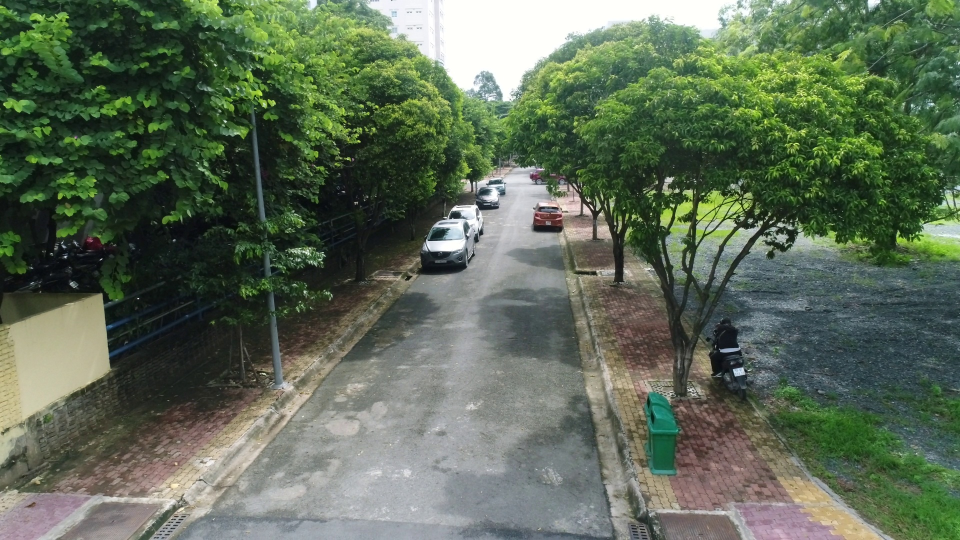
#> input picture augmentation/frame560.jpg, 1920 x 1080 px (shown at 1/2 size)
$ python test_transform.py   (older library calls are emulated)
#> lines starting #> are read from the running program, lines starting #| are printed output that depends on the picture
### augmentation/geometric_distortion.py
import random
import numpy as np
import cv2


class GeometricDistortion:
    """
    Base class for all geometric distortion method
    """
    def _validate_input(self, *args):
        raise NotImplemented

    def get_transformation_matrix(self, img_size):
        raise NotImplemented


class RandomTranslation(GeometricDistortion):
    def __init__(self, tx_range, ty_range):
        self._validate_input(tx_range, ty_range)
        self.tx_range = tx_range
        self.ty_range = ty_range

    def _validate_input(self, *args):
        for arg in args:
            if len(arg) != 2:
                raise ValueError("Both tx_range and ty_range must have length of 2")
            min_value = min(arg)
            max_value = max(arg)
            if min_value < -1.:
                raise ValueError("translation range must not < -1")

            if max_value > 1.:
                raise ValueError("translation range must not > 1")

    def get_transformation_matrix(self, img_size):
        iw, ih = img_size
        tx = random.uniform(*self.tx_range) * iw
        ty = random.uniform(*self.tx_range) * ih

        T = np.array([[1, 0, tx],
                      [0, 1, ty],
                      [0, 0, 1]])
        return T


class RandomScalingAndRotation(GeometricDistortion):
    def __init__(self, angle_range, scale_range, center=(0, 0)):
        """
        :param angle_range: angle range in degree
        :param scale_range: scale range
        :param center: center point. Default: (0, 0)
        """
        self._validate_input(angle_range, scale_range)
        self.angle_range = angle_range
        self.scale_range = scale_range
        self.center = center

    def _validate_input(self, *args):
        angle_range, scale_range = args
        if len(angle_range) != 2:
            raise ValueError("angle_range must have length of 2")

        if len(scale_range) != 2:
            raise ValueError("scale_range must have length of 2")

        for value in scale_range:
            if value < 0:
                raise ValueError("scale_range must not < 0")

    def get_transformation_matrix(self, img_size):
        iw, ih = img_size
        angle = random.uniform(*self.angle_range)
        scale = random.uniform(*self.scale_range)

        T = cv2.getRotationMatrix2D(self.center, angle, scale)
        T = np.vstack((T, np.array([[0, 0, 1]])))
        return T


class RandomShearing(GeometricDistortion):
    def __init__(self, vertical_shearing_range, horizontal_shearing_range):
        self._validate_input(vertical_shearing_range, horizontal_shearing_range)
        self.vertical_shearing_range = vertical_shearing_range
        self.horizontal_shearing_range = horizontal_shearing_range

    def _validate_input(self, *args):
        v_range, h_range = args
        if len(v_range) != 2:
            raise ValueError("angle_range must have length of 2")

        if len(h_range) != 2:
            raise ValueError("scale_range must have length of 2")

    def get_transformation_matrix(self, img_size):
        iw, ih = img_size
        v_shearing = random.uniform(*self.vertical_shearing_range)
        h_shearing = random.uniform(*self.horizontal_shearing_range)

        # using this T matrix instead of vanilla one the ensure the mean of transformation is at image's center
        T = np.array([[1, h_shearing / 2, h_shearing * ih / 2],
                      [v_shearing / 2, 1, v_shearing * iw / 2],
                      [0, 0, 1]])
        return T

### augmentation/augmentation.py
import cv2
import numpy as np


class SequentialTransform:
    def __init__(self, geometric_transforms, color_distortions, out_size):
        self.geometric_transforms = geometric_transforms
        self.color_distortions = color_distortions
        self.out_size = out_size

    def _get_transformation_matrix(self, img_size):
        w, h = img_size
        T = np.identity(3)
        for transform in self.geometric_transforms:
            T = np.matmul(transform.get_transformation_matrix((w, h)), T)
        return T

    def apply_transform(self, image: np.ndarray, points=None, mode="bgr",
                        interpolation=cv2.INTER_AREA,
                        border_mode=cv2.BORDER_CONSTANT,
                        border_value=(127, 127, 127)):
        """
        :param image: numpy array
        :param points: list of 2D point.
        :return:
        """
        h, w = image.shape[:2]
        T = self._get_transformation_matrix(img_size=(w, h))
        out = cv2.warpPerspective(image.copy(), T, self.out_size, None, interpolation, border_mode, border_value)
        if points is not None:
            points = np.array(points, dtype=np.float)

            # convert to homogeneous coordinates
            if points.shape[1] == 2:
                nums = points.shape[0]
                points = np.hstack((points, np.ones((nums, 1), dtype=np.float)))
            points = np.matmul(T, points.T).T
            points = points[:, :2].tolist()

        for color_distortion in self.color_distortions:
            out = color_distortion.random_distort(out, mode)

        return out, points

### augmentation/color_distortion.py
import random
import numpy as np
import cv2


class IntensityDistortion:
    def random_distort(self, image, mode="bgr"):
        raise NotImplemented


class ColorDistorion(IntensityDistortion):
    def __init__(self, hue=0.2, saturation=1.5, exposure=1.5):
        self.hue = hue
        self.saturation = saturation
        self.exposure = exposure

    def random_distort(self, image, mode="bgr"):
        if mode == "bgr":
            flag_to_hsv = cv2.COLOR_BGR2HSV
            flag_from_hsv = cv2.COLOR_HSV2BGR
        elif mode == "rgb":
            flag_to_hsv = cv2.COLOR_RGB2HSV
            flag_from_hsv = cv2.COLOR_HSV2RGB
        else:
            raise ValueError("unrecognised color mode {}".format(mode))
        dhue = np.random.uniform(-self.hue, self.hue)
        dsat = self._rand_scale(self.saturation)
        dval = self._rand_scale(self.exposure)
        image_hsv = cv2.cvtColor(image, flag_to_hsv)
        image_hsv[:, :, 1] = cv2.multiply(image_hsv[:, :, 1], dsat)
        image_hsv[:, :, 2] = cv2.multiply(image_hsv[:, :, 2], dval)
        image_hsv = cv2.add(image_hsv, dhue)
        return cv2.cvtColor(image_hsv, flag_from_hsv)

    @staticmethod
    def _rand_scale(s):
        scale = np.random.uniform(1, s)
        if np.random.uniform(0, 1) < 0.5:
            return scale
        return 1 / scale


class GaussianBlur(IntensityDistortion):
    def __init__(self, prob=0.5, ksize=(5, 5)):
        self.prob = prob
        self.ksize = ksize

    def random_distort(self, image, mode="bgr"):
        if random.random() < self.prob:
            return cv2.GaussianBlur(image, self.ksize, 0)
        return image

### augmentation/test_transform.py
import cv2
from geometric_distortion import RandomTranslation, RandomScalingAndRotation, RandomShearing
from color_distortion import ColorDistorion, GaussianBlur
from augmentation import SequentialTransform


def draw_points(img, points, enclose=True):
    for p1, p2 in zip(points[:-1], points[1:]):
        p1 = int(p1[0]), int(p1[1])
        p2 = int(p2[0]), int(p2[1])
        cv2.line(img, p1, p2, color=(255, 255, 0), thickness=2)
    if enclose:
        p1, p2 = points[0], points[-1]
        p1 = int(p1[0]), int(p1[1])
        p2 = int(p2[0]), int(p2[1])
        cv2.line(img, p1, p2, color=(255, 255, 0), thickness=2)

    return img


if __name__ == '__main__':
    image = cv2.imread("frame560.jpg")
#> image is the input picture: shape (1080, 1920, 3); mean B, G, R 86.5, 106.8, 93
    h, w = image.shape[:2]
#> h = 1080; w = 1920
    image = cv2.resize(image, (w//3, h//3), interpolation=cv2.INTER_AREA)
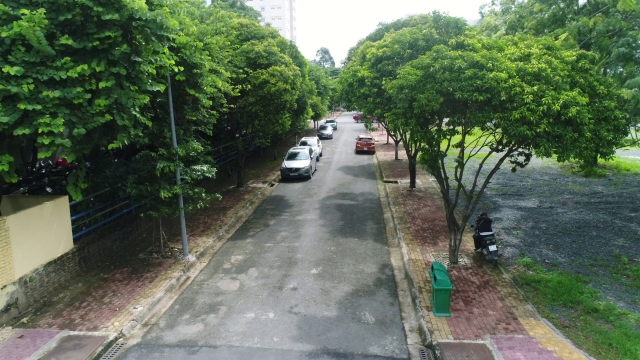
#> image: shape (360, 640, 3); mean B, G, R 86.5, 106.8, 93
    h, w = image.shape[:2]
#> h = 360; w = 640
    points = [[471, 211], [505, 211], [505, 262], [472, 262]]
    clone = draw_points(image.copy(), points)
#> in draw_points, `cv2.line(img, p1, p2, color=(255, 255, 0), thickness=2)`:
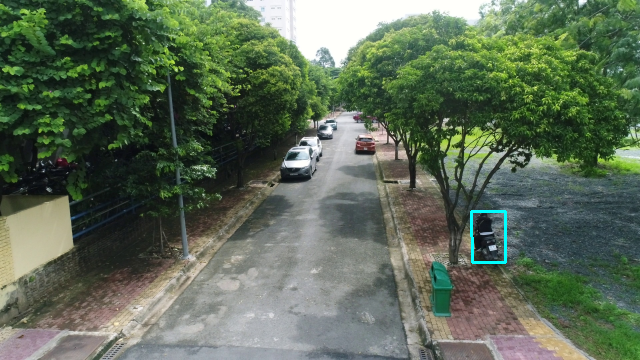
#> img: shape (360, 640, 3); mean of channels 0, 1, 2 86.9, 107.2, 92.8; drawn as B, G, R

    translation = RandomTranslation((-0.1, 0.1), (-0.1, 0.1))
    rotation_and_scaling = RandomScalingAndRotation((-10, 10), (0.8, 1.2))
    shearing = RandomShearing((-0.1, 0.1), (-0.1, 0.1))
    color_distortion = ColorDistorion()
    blurring = GaussianBlur(0.5)
    sequential = SequentialTransform([translation, rotation_and_scaling, shearing],
                                     [color_distortion, blurring],
                                     (w, h))

    for i in range(10):
        img_aug, points_aug = sequential.apply_transform(image, points, border_mode=cv2.BORDER_CONSTANT)
        draw_points(img_aug, points_aug)
        # print(points_aug)
        cv2.imshow("original", clone)
        cv2.imshow("augimg", img_aug)
        cv2.waitKey(0)
#> this loop made 10 passes
#> (p1 in draw_points, p2 in draw_points) on passes 2 to 9: ((512, 228), (514, 288)), ((627, 183), (639, 244)), ((505, 158), (509, 209)), ((617, 255), (620, 313)), ((421, 290), (417, 348)), ((584, 219), (582, 277)), ((438, 182), (438, 224)), ((445, 221), (450, 273))
#> (points_aug, p1 in draw_points, p2 in draw_points) on pass 1: ([[454, 221.5], [484.7, 222.4], [483, 268.4], [453.2, 267.6]], (453, 221), (453, 267))
#> pass 1, in apply_transform, `out = cv2.warpPerspective(image.copy(), T, self.out_size, None, interp..`:
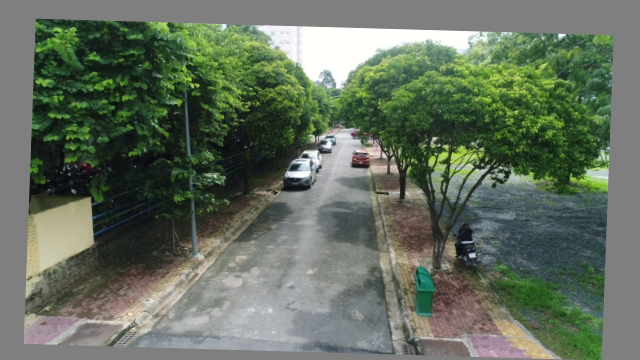
#> out: shape (360, 640, 3); mean B, G, R 93.9, 110.5, 99.2
#> pass 1, `img_aug, points_aug = sequential.apply_transform(image, points, border..`:
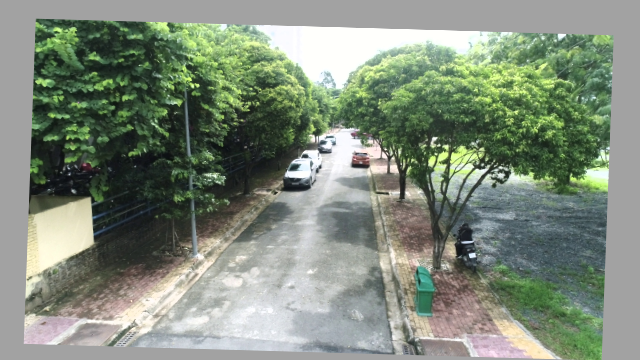
#> img_aug: shape (360, 640, 3); mean B, G, R 123.6, 139.3, 128.5
#> after the loop:
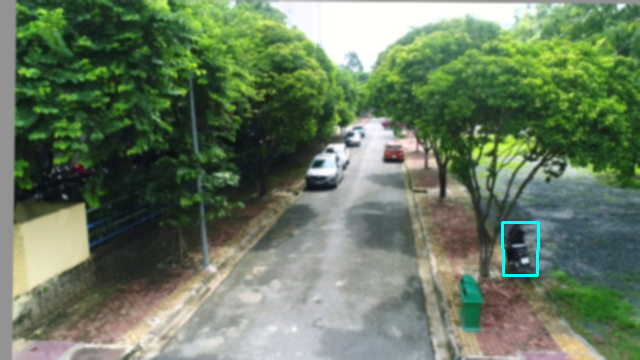
#> img_aug: shape (360, 640, 3); mean B, G, R 96, 121.8, 104.4

    cv2.destroyAllWindows()
